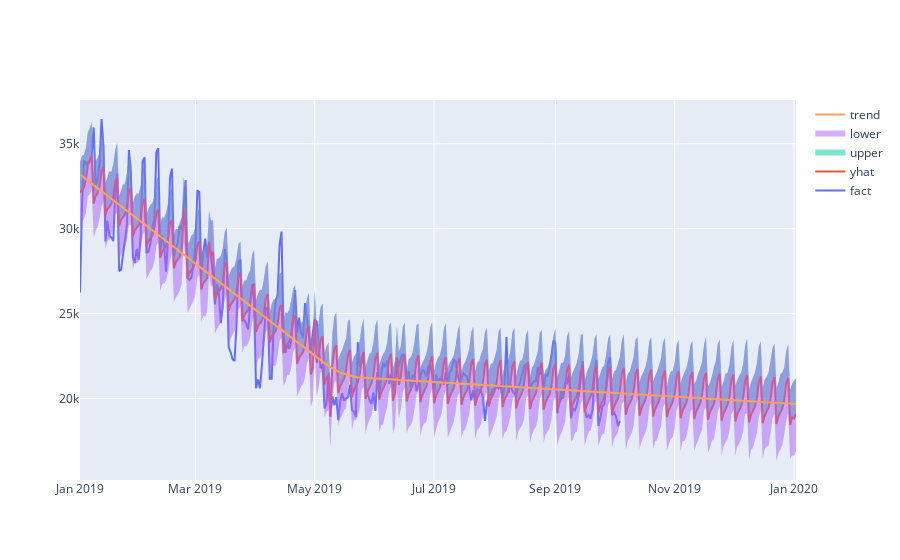

Notebook code for this chart:
### Code cell
# Рисуем график с границами прогноза на полном периоде
iplot([
    go.Scatter(x=df['ds'], y=df['y'], name='fact'),
    go.Scatter(x=final_forecast['ds'], y=final_forecast['yhat'], name='yhat'),
    go.Scatter(x=final_forecast['ds'], y=final_forecast['yhat_upper'], fill='tonexty', mode='none', name='upper'),
    go.Scatter(x=final_forecast['ds'], y=final_forecast['yhat_lower'], fill='tonexty', mode='none', name='lower'),
    go.Scatter(x=final_forecast['ds'], y=final_forecast['trend'], name='trend')
])

### Figure 1 — Plotly figure (JSON) as saved in the notebook; plotly's stock layout.template omitted (floating-point values rounded to 4 significant figures; data arrays with more than 128 entries replaced by an {"elided": "..."} marker saying what was removed)
{"data": [{"name": "fact", "type": "scatter", "x": {"elided": "277 str values"}, "y": {"elided": "277 int values"}}, {"name": "yhat", "type": "scatter", "x": {"elided": "367 str values"}, "y": {"elided": "367 float values"}}, {"fill": "tonexty", "mode": "none", "name": "upper", "type": "scatter", "x": {"elided": "367 str values"}, "y": {"elided": "367 float values"}}, {"fill": "tonexty", "mode": "none", "name": "lower", "type": "scatter", "x": {"elided": "367 str values"}, "y": {"elided": "367 float values"}}, {"name": "trend", "type": "scatter", "x": {"elided": "367 str values"}, "y": {"elided": "367 float values"}}], "layout": {}}
